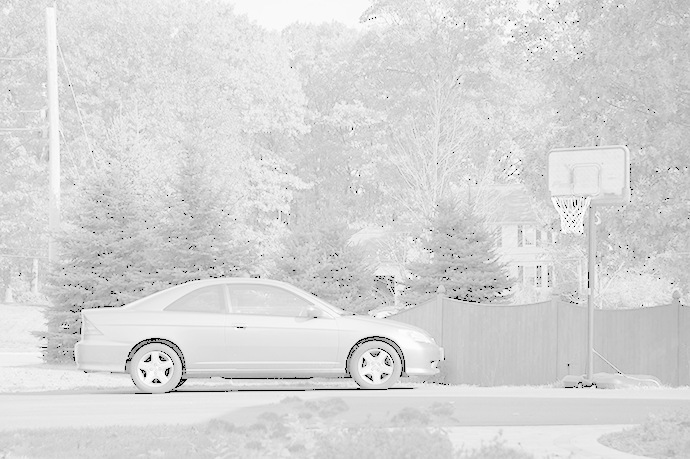
%> input picture dip/assignment2/light3.tif, 690 x 459 px
$ octave hist_imgs.m   (GNU Octave 9; MATLAB toolbox functions it lacks are replaced by stand-ins)
%> lines starting %> are read from the running program, lines starting %| are printed output that depends on the picture
img1 = imread("light3.tif");
%> img1 is the input picture: size 459x690 uint8; min 0, max 252, mean 214.3
img2 = imread("dark3.tif");
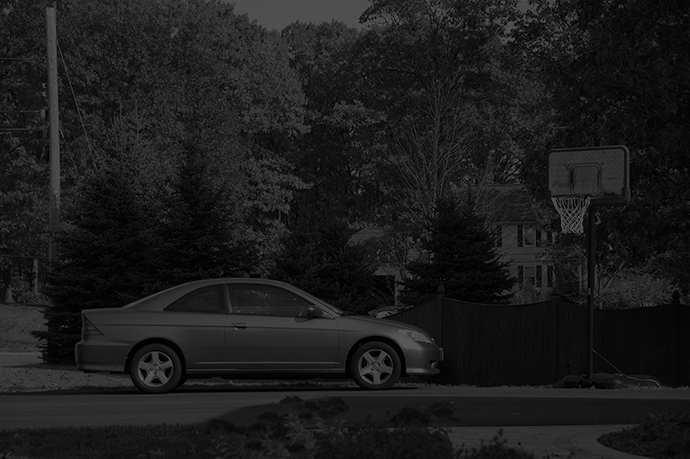
%> input picture dip/assignment2/dark3.tif, 690 x 459 px
%> img2 is the input picture: size 459x690 uint8; min 0, max 88, mean 27.8
img3 = imread("high3.tif");
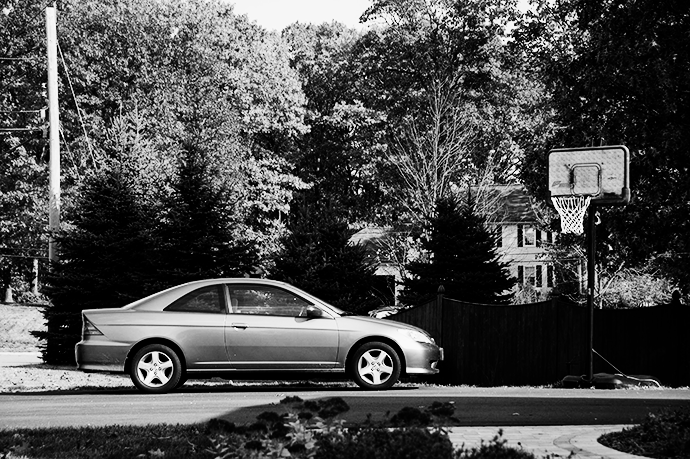
%> input picture dip/assignment2/high3.tif, 690 x 459 px
%> img3 is the input picture: size 459x690 uint8; min 0, max 250, mean 76.5

subplot(2,3,1),imshow(img1),title("Low contrast light");
subplot(2,3,4),imhist(img1),title("Histogram");
subplot(2,3,2),imshow(img2),title("Low contrast dark");
subplot(2,3,5),imhist(img2),title("Histogram");
subplot(2,3,3),imshow(img3),title("High contrast image");
subplot(2,3,6),imhist(img3),title("Histogram");
%> after `title("Histogram")`:
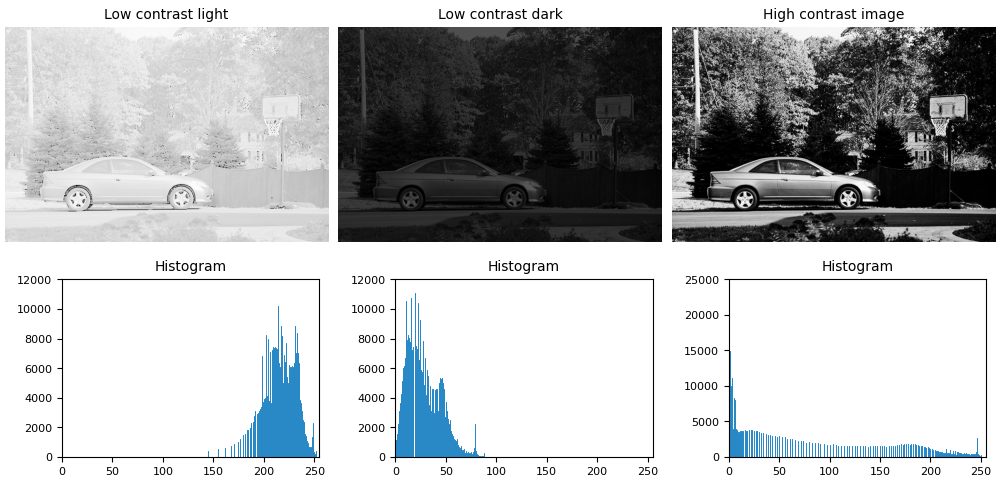
%> figure redrawn from the program's plot data, 6 panels
